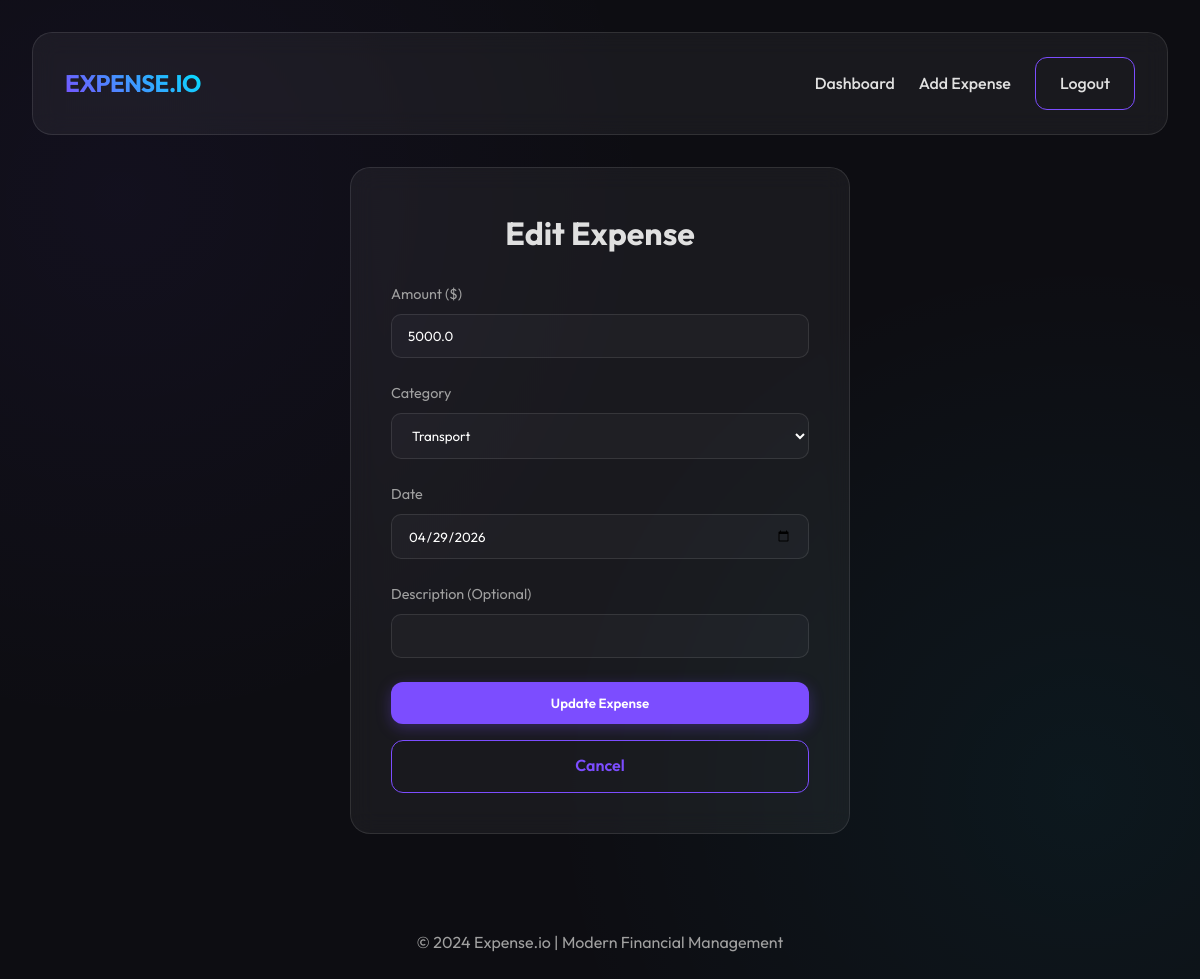
Screenshot of /edit/3 (signed in) with the database file from the repository.
### models.py (models this page shows)
class Expense(db.Model):
    id = db.Column(db.Integer, primary_key=True)
    amount = db.Column(db.Float, nullable=False)
    category = db.Column(db.String(100), nullable=False)
    date = db.Column(db.Date, nullable=False, default=datetime.utcnow)
    description = db.Column(db.String(200))
    user_id = db.Column(db.Integer, db.ForeignKey('user.id'), nullable=False)

### app.py (the view, shortened to what this page needs)
@app.route('/edit/<int:id>', methods=['GET', 'POST'])
@login_required
def edit_expense(id):
    expense = Expense.query.get_or_404(id)
    if expense.owner != current_user:
        return redirect(url_for('dashboard'))
    return render_template('edit_expense.html', expense=expense)

### app.py (called while the page is built)
@login_manager.user_loader
def load_user(user_id):
    return User.query.get(int(user_id))

### templates/edit_expense.html (shortened to what this page needs)
{% extends "base.html" %}
{% block content %}
<div class="auth-container">
    <div class="glass auth-card fade-in" style="max-width: 500px;">
        <h2>Edit Expense</h2>
        <form method="POST">
            <div class="form-group">
                <label for="amount">Amount ($)</label>
                <input type="number" step="0.01" name="amount" id="amount" class="form-input" required
                    value="{{ expense.amount }}">
            </div>
            <div class="form-group">
                <label for="category">Category</label>
                <select name="category" id="category" class="form-input" required>
                    {% for cat in ['Food', 'Transport', 'Rent', 'Utilities', 'Entertainment', 'Shopping', 'Health',
                    'Other'] %}
                    <option value="{{ cat }}" {% if expense.category==cat %}selected{% endif %}>{{ cat }}</option>
                    {% endfor %}
                </select>
            </div>
            <div class="form-group">
                <label for="date">Date</label>
                <input type="date" name="date" id="date" class="form-input" required
                    value="{{ expense.date.strftime('%Y-%m-%d') }}">
            </div>
            <div class="form-group">
                <label for="description">Description (Optional)</label>
                <input type="text" name="description" id="description" class="form-input"
                    value="{{ expense.description or '' }}">
            </div>
            <button type="submit" class="btn btn-primary" style="width: 100%;">Update Expense</button>
            <a href="{{ url_for('dashboard') }}" class="btn btn-outline"
                style="width: 100%; margin-top: 1rem;">Cancel</a>
        </form>
    </div>
</div>
{% endblock %}

### static/css/style.css (style rules this page uses)
:root { --bg-color: #0d0d12; --card-bg: rgba(255, 255, 255, 0.05); --border-color: rgba(255, 255, 255, 0.1); --primary-color: #7c4dff; --primary-glow: rgba(124, 77, 255, 0.3); --text-color: #e0e0e0; --text-muted: #a0a0a0; --accent-color: #00e5ff; --danger-color: #ff3d00; --success-color: #00e676; }
* { margin: 0; padding: 0; box-sizing: border-box; }
body { font-family: 'Outfit', sans-serif; background-color: var(--bg-color); color: var(--text-color); line-height: 1.6; overflow-x: hidden; background-image: radial-gradient(circle at 10% 20%, rgba(124, 77, 255, 0.05) 0%, transparent 40%), radial-gradient(circle at 90% 80%, rgba(0, 229, 255, 0.05) 0%, transparent 40%); min-height: 100vh; }
.glass { background: var(--card-bg); backdrop-filter: blur(12px); -webkit-backdrop-filter: blur(12px); border: 1px solid var(--border-color); border-radius: 20px; }
.btn { padding: 0.8rem 1.5rem; border-radius: 12px; border: none; cursor: pointer; font-family: inherit; font-weight: 600; transition: all 0.3s cubic-bezier(0.175, 0.885, 0.32, 1.275); display: inline-flex; align-items: center; justify-content: center; gap: 0.5rem; text-decoration: none; }
.btn-primary { background: var(--primary-color); color: white; box-shadow: 0 4px 15px var(--primary-glow); }
.btn-outline { background: transparent; border: 1px solid var(--primary-color); color: var(--primary-color); }
.auth-container { display: flex; justify-content: center; align-items: center; min-height: 80vh; }
.auth-card { width: 100%; max-width: 400px; padding: 2.5rem; }
.auth-card h2 { margin-bottom: 1.5rem; font-size: 2rem; text-align: center; }
.form-group { margin-bottom: 1.5rem; }
.form-group label { display: block; margin-bottom: 0.5rem; font-size: 0.9rem; color: var(--text-muted); }
.form-input { width: 100%; padding: 0.8rem 1rem; background: rgba(255, 255, 255, 0.03); border: 1px solid var(--border-color); border-radius: 10px; color: white; font-family: inherit; transition: all 0.3s ease; }
select.form-input option { background-color: #1a1a24; color: white; }
.fade-in { animation: fadeIn 0.5s ease forwards; }

### rows the page displays
Expense: amount "5000.0", category "Transport", date "04/29/2026"
